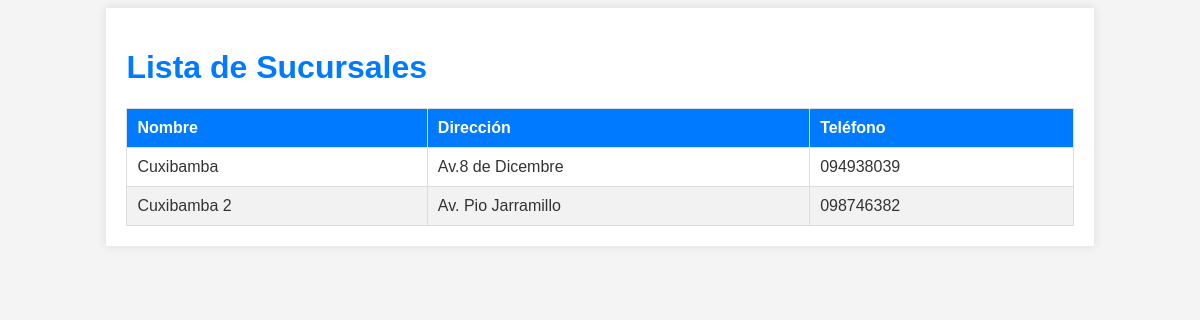
The app's page /sucursales/ with its own data.
### GesCuxi/models.py (models this page shows, shortened)
class Sucursal(models.Model):
    nombre = models.CharField(max_length=100)
    direccion = models.CharField(max_length=200)
    telefono = models.CharField(max_length=15)

### GesCuxi/views.py (the view)
# urls.py: path('sucursales/', views.lista_sucursales, name='lista_sucursales'),
def lista_sucursales(request):
    sucursales = Sucursal.objects.all()
    return render(request, 'sucursales.html', {'sucursales': sucursales})

### templates/sucursales.html (shortened to what this page needs)
<!DOCTYPE html>
<html lang="es">
<head>
</head>
<body>
    <div class="container">
        <h1>Lista de Sucursales</h1>
        <table>
            <thead>
                <tr>
                    <th>Nombre</th>
                    <th>Dirección</th>
                    <th>Teléfono</th>
                </tr>
            </thead>
            <tbody>
                {% for sucursal in sucursales %}
                <tr>
                    <td>{{ sucursal.nombre }}</td>
                    <td>{{ sucursal.direccion }}</td>
                    <td>{{ sucursal.telefono }}</td>
                </tr>
                {% endfor %}
            </tbody>
        </table>
    </div>
</body>
</html>

### templates/sucursales.html (style rules this page uses)
body { font-family: Arial, sans-serif; background-color: #f4f4f4; color: #333; }
.container { width: 80%; margin: 0 auto; padding: 20px; background-color: #fff; box-shadow: 0 0 10px rgba(0, 0, 0, 0.1); }
h1 { color: #007BFF; }
table { width: 100%; border-collapse: collapse; margin-top: 20px; }
table, th, td { border: 1px solid #ddd; }
th, td { padding: 10px; text-align: left; }
th { background-color: #007BFF; color: white; }
tr:nth-child(even) { background-color: #f2f2f2; }

### records on screen
Sucursal: nombre "Cuxibamba", direccion "Av.8 de Dicembre", telefono "094938039"
Sucursal: nombre "Cuxibamba 2", direccion "Av. Pio Jarramillo", telefono "098746382"
